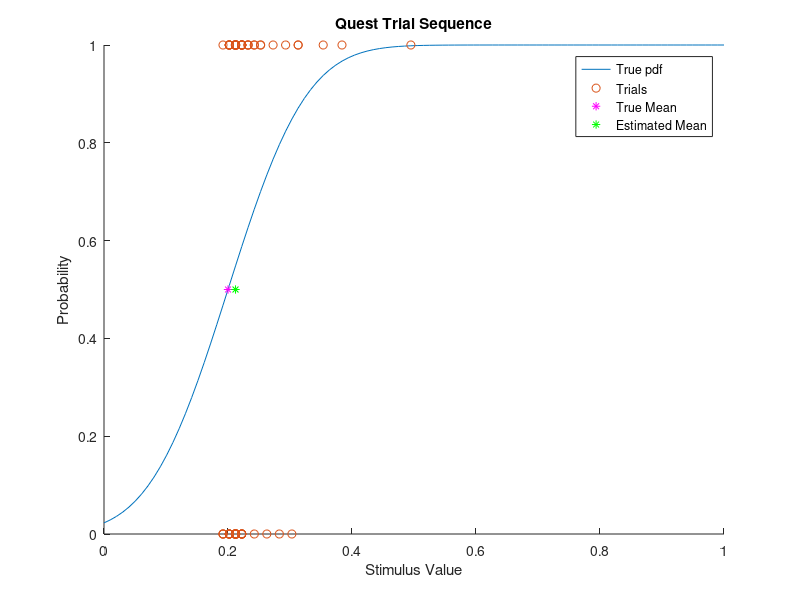

MATLAB code to generate this figure:
% questNormCdfDemo  Demonstrates basic use of the QUEST procedure
%
% Description:
%    This script illustrates the Quest procedure using a simple example -
%    finding the mean of a cumulative Normal distribution.  This does not
%    actually use the mQUESTPlus toolbox; rather it is meant to illustrate
%    the method from scratch.  To that end,  all core functionality is
%    implemented in the script itself rather than external functions. The
%    code is intended for demonstration purposes, and it is not optimized
%    for speed. It follows the mQuestPlus notes from dhb, and in certain
%    places borrows from the mQUESTPlus implementation.
% 
%    This is set up so that it does the same thing as
%    qpQuestPlusNormCdfDemo, but that program uses mQUESTPlus.
%
% See also:
%    qpQuestPlusNormCdfDemo

% History: 
%    09/29/20  dce  - Wrote it, based on the mQUESTPlus code
%    10/06/20  dhb  - Debugging and comments.

% Clear and close
clear; close all;

% Define initial values 
cVec = linspace(0,1,100);  % Possible values for stimulus intensity, ranging from 0 to 1 
muVec = linspace(0,1,100); % Possible parameter values for the mean
sigma = 0.1;               % Known standard deviation
guessRate = 0;             % Defines chance performance at low stimulus levels

% Define the actual mean and the resulting cumulative Normal distribution 
true_mu = 0.2; 
true_pdf = guessRate + (1-guessRate)*normcdf(cVec,true_mu,sigma); 

% Define the prior. The first trial uses the uniform prior p_mu, but
% this is updated for later trials.
prior = unifpdf(muVec,muVec(1),muVec(end))*1/100; % Uniform prior for mu
if (abs(sum(prior)-1) > 1e-8)
    error('Posterior does not sum to 1');
end

% % Compute the probabilities by outcome for each c-mu combination:  
% % p (r |c_i,mu_j). The third dimension of arrays follow the convention 
% % [P(false), P(true)]. 
outcomeProbs = zeros(length(cVec),length(muVec),2); 
for i = 1:length(cVec)
    % Calculate probabilities for a given value of c at each value of mu
    pCorrect = guessRate + (1-guessRate)*normcdf(cVec(i),muVec,sigma);
    outcomeProbs(i,:,1) = 1-pCorrect;    % P(incorrect)
    outcomeProbs(i,:,2) = pCorrect;      % P(correct)
end

% Initialize arrays for storing data. 
nTrials = 64;              % Number of trials 
trials = zeros(nTrials,2); % Trial data with format [c, outcome]
posteriorsByOutcome = zeros(length(cVec),length(muVec),2); 
expected_entropies = zeros(length(cVec),1); 
 
% % Set up Quest+ functions for testing
% questData = qpInitialize('stimParamsDomainList',{0:0.0101:1}, ...
%     'psiParamsDomainList',{0:0.0101:1, 0.1, 0},'qpPF',@qpPFNormal);
% simulatedObserverFun = @(x) qpSimulatedObserver(x,@qpPFNormal,[true_mu, 0.1 0]);

% Loop through trials 
outcomeProbsByC = zeros(length(muVec),2);  
for kk = 1:nTrials   
    % Marginalize the outcome probabilities over mu using prior, to get the
    % outcome probabilities for a given stimulus value c_i.
    for i = 1:length(cVec)
        outcomeProbsByC(i,:) = sum(squeeze(outcomeProbs(i,:,:).*prior))';
    end
    if (any(abs(sum(outcomeProbsByC,2)-1) > 1e-8))
        error('Outcome probabilties do not sum to 1 for some contrast');
    end

    % Compute posteriors by outcome for each c-mu combination: p(mu_j|c_i,r). 
    % Values of c are in the row index, values of mu are in the column 
    % index, and the third dimension indexes outcomes 
    % [P(false),P(true)]. 
    for i = 1:length(cVec)
        for j = 1:length(muVec)
            for k = 1:2
                posteriorsByOutcome(i,j,k) = (outcomeProbs(i,j,k) .* prior(j)) ...
                    ./ sum(outcomeProbs(i,:,k) .* prior);
            end
        end
    end
    for i = 1:length(cVec)
        for k = 1:2
            if (any(abs(sum(squeeze(posteriorsByOutcome(i,:,k)))-1) > 1e-8))
                error('Table of posteriors does not sum to 1 for some contrast/outcome');
            end
        end
    end
    
    % Compute expected entropies for each stimulus.
    %
    % e_false is the entropy for an incorrect response, e_correct is the entropy
    % for a correct response, and expected_entropy is an average of the two
    % weighted by their probabilities.
    for i = 1:length(cVec)
        e_incorrect = -nansum(posteriorsByOutcome(i,:,1).*log2(posteriorsByOutcome(i,:,1)));
        e_correct = -nansum(posteriorsByOutcome(i,:,2).*log2(posteriorsByOutcome(i,:,2)));
        
        
        expected_entropies(i) = e_incorrect*outcomeProbsByC(i,1)+e_correct*outcomeProbsByC(i,2); 
    end
    
    % Select the value of c which leads to the minimum expected entropy. 
    % This will be the stimulus value for the next trial. 
    [~,minCInd] = min(expected_entropies);
    
    % Using the chosen value of c, simulate a trial by sampling from a 
    % multinomial distribution with outcome proportions [P(false), P(true)] 
    pCorrect = guessRate + (1-guessRate)*normcdf(cVec(minCInd),true_mu,sigma);
    trialOutcomeProportions = [1 - pCorrect, pCorrect];
    outcomeVector = mnrnd(1,trialOutcomeProportions); 
    outcome = find(outcomeVector);               
    
    % Now that the outcome has been determined, we know which of the
    % posteriors by outcome represents the actual posterior. This posterior
    % is used as the prior in subsequent trials. 
    posterior = posteriorsByOutcome(minCInd,:,outcome);
    prior = posterior; 
    trials(kk,:) = [cVec(minCInd),outcome]; % Update trials data 
    
    % Check that posterior/new prior sums to 1
    if (abs(sum(posterior)-1) > 1e-8)
        error('Posterior does not sum to 1');
    end
    
%     % For testing
%     qStim = qpQuery(questData);
%     qOutcome = simulatedObserverFun(qStim);
%     questData = qpUpdate(questData,qStim,qOutcome);
%     qPrior = questData.posterior; 
end

% Once all trials are completed, estimate the threshold as the maximum of
% the posterior. 
[~,threshInd] = max(posterior); 
estThresh = muVec(threshInd); 

% Plot results. Trials are shown as open circles, with x positions
% representing the value of c. Their y positions are either 0 (false) or 1
% (true). 
figure; 
hold on;
plot(cVec,true_pdf); 
plot(trials(:,1), trials(:,2)-1, 'o ');
plot(true_mu,0.5,'m*');
plot(estThresh,0.5,'g*');
legend('True pdf','Trials','True Mean','Estimated Mean'); 
title('Quest Trial Sequence');
xlabel('Stimulus Value'); 
ylabel('Probability'); 